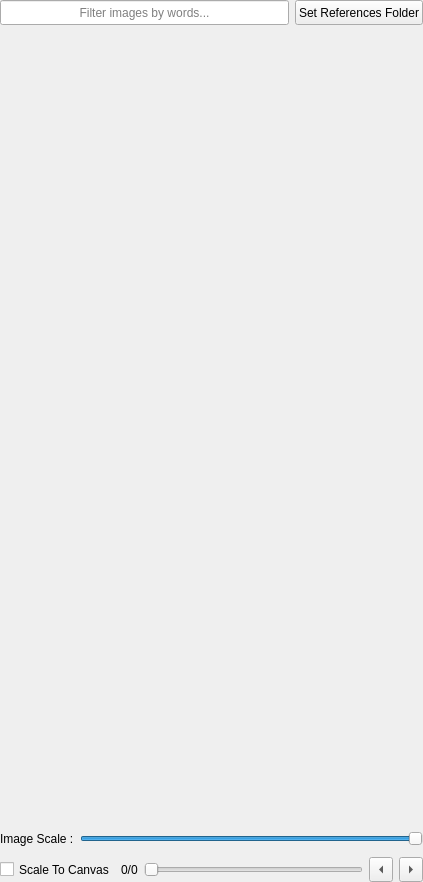
<?xml version="1.0" encoding="UTF-8"?>
<ui version="4.0">
 <class>pykrita_plugin_ui</class>
 <widget class="QWidget" name="photobashWidget">
  <property name="geometry">
   <rect>
    <x>0</x>
    <y>0</y>
    <width>423</width>
    <height>882</height>
   </rect>
  </property>
  <property name="windowTitle">
   <string>Form</string>
  </property>
  <layout class="QVBoxLayout" name="verticalLayout">
   <property name="spacing">
    <number>0</number>
   </property>
   <property name="leftMargin">
    <number>0</number>
   </property>
   <property name="topMargin">
    <number>0</number>
   </property>
   <property name="rightMargin">
    <number>0</number>
   </property>
   <property name="bottomMargin">
    <number>0</number>
   </property>
   <item>
    <widget class="QWidget" name="topWidget" native="true">
     <layout class="QHBoxLayout" name="topLayout">
      <property name="leftMargin">
       <number>0</number>
      </property>
      <property name="topMargin">
       <number>0</number>
      </property>
      <property name="rightMargin">
       <number>0</number>
      </property>
      <property name="bottomMargin">
       <number>3</number>
      </property>
      <item>
       <widget class="QLineEdit" name="filterTextEdit">
        <property name="sizePolicy">
         <sizepolicy hsizetype="Expanding" vsizetype="Fixed">
          <horstretch>0</horstretch>
          <verstretch>0</verstretch>
         </sizepolicy>
        </property>
        <property name="minimumSize">
         <size>
          <width>0</width>
          <height>25</height>
         </size>
        </property>
        <property name="maximumSize">
         <size>
          <width>16777215</width>
          <height>25</height>
         </size>
        </property>
        <property name="alignment">
         <set>Qt::AlignCenter</set>
        </property>
        <property name="placeholderText">
         <string>Filter images by words...</string>
        </property>
       </widget>
      </item>
      <item>
       <widget class="QPushButton" name="changePathButton">
        <property name="sizePolicy">
         <sizepolicy hsizetype="Minimum" vsizetype="Fixed">
          <horstretch>0</horstretch>
          <verstretch>0</verstretch>
         </sizepolicy>
        </property>
        <property name="minimumSize">
         <size>
          <width>0</width>
          <height>25</height>
         </size>
        </property>
        <property name="maximumSize">
         <size>
          <width>16777215</width>
          <height>25</height>
         </size>
        </property>
        <property name="text">
         <string>Set References Folder</string>
        </property>
       </widget>
      </item>
     </layout>
    </widget>
   </item>
   <item>
    <widget class="QWidget" name="imageWidget" native="true">
     <property name="sizePolicy">
      <sizepolicy hsizetype="Expanding" vsizetype="Expanding">
       <horstretch>0</horstretch>
       <verstretch>0</verstretch>
      </sizepolicy>
     </property>
     <property name="minimumSize">
      <size>
       <width>0</width>
       <height>0</height>
      </size>
     </property>
    </widget>
   </item>
   <item>
    <widget class="QWidget" name="middleWidget" native="true">
     <property name="sizePolicy">
      <sizepolicy hsizetype="Expanding" vsizetype="Expanding">
       <horstretch>0</horstretch>
       <verstretch>0</verstretch>
      </sizepolicy>
     </property>
     <layout class="QGridLayout" name="middleLayout">
      <property name="leftMargin">
       <number>0</number>
      </property>
      <property name="topMargin">
       <number>0</number>
      </property>
      <property name="rightMargin">
       <number>0</number>
      </property>
      <property name="bottomMargin">
       <number>0</number>
      </property>
      <property name="spacing">
       <number>0</number>
      </property>
      <item row="0" column="2">
       <widget class="QWidget" name="imagesButtons2" native="true">
        <property name="sizePolicy">
         <sizepolicy hsizetype="Ignored" vsizetype="Ignored">
          <horstretch>0</horstretch>
          <verstretch>0</verstretch>
         </sizepolicy>
        </property>
        <property name="minimumSize">
         <size>
          <width>0</width>
          <height>0</height>
         </size>
        </property>
       </widget>
      </item>
      <item row="0" column="1">
       <widget class="QWidget" name="imagesButtons1" native="true">
        <property name="sizePolicy">
         <sizepolicy hsizetype="Ignored" vsizetype="Ignored">
          <horstretch>0</horstretch>
          <verstretch>0</verstretch>
         </sizepolicy>
        </property>
        <property name="minimumSize">
         <size>
          <width>0</width>
          <height>0</height>
         </size>
        </property>
       </widget>
      </item>
      <item row="0" column="0">
       <widget class="QWidget" name="imagesButtons0" native="true">
        <property name="sizePolicy">
         <sizepolicy hsizetype="Ignored" vsizetype="Ignored">
          <horstretch>0</horstretch>
          <verstretch>0</verstretch>
         </sizepolicy>
        </property>
        <property name="minimumSize">
         <size>
          <width>0</width>
          <height>0</height>
         </size>
        </property>
       </widget>
      </item>
      <item row="1" column="0">
       <widget class="QWidget" name="imagesButtons3" native="true">
        <property name="sizePolicy">
         <sizepolicy hsizetype="Ignored" vsizetype="Ignored">
          <horstretch>0</horstretch>
          <verstretch>0</verstretch>
         </sizepolicy>
        </property>
        <property name="minimumSize">
         <size>
          <width>0</width>
          <height>0</height>
         </size>
        </property>
       </widget>
      </item>
      <item row="2" column="0">
       <widget class="QWidget" name="imagesButtons6" native="true">
        <property name="sizePolicy">
         <sizepolicy hsizetype="Ignored" vsizetype="Ignored">
          <horstretch>0</horstretch>
          <verstretch>0</verstretch>
         </sizepolicy>
        </property>
        <property name="minimumSize">
         <size>
          <width>0</width>
          <height>0</height>
         </size>
        </property>
       </widget>
      </item>
      <item row="1" column="1">
       <widget class="QWidget" name="imagesButtons4" native="true">
        <property name="sizePolicy">
         <sizepolicy hsizetype="Ignored" vsizetype="Ignored">
          <horstretch>0</horstretch>
          <verstretch>0</verstretch>
         </sizepolicy>
        </property>
        <property name="minimumSize">
         <size>
          <width>0</width>
          <height>0</height>
         </size>
        </property>
       </widget>
      </item>
      <item row="1" column="2">
       <widget class="QWidget" name="imagesButtons5" native="true">
        <property name="sizePolicy">
         <sizepolicy hsizetype="Ignored" vsizetype="Ignored">
          <horstretch>0</horstretch>
          <verstretch>0</verstretch>
         </sizepolicy>
        </property>
        <property name="minimumSize">
         <size>
          <width>0</width>
          <height>0</height>
         </size>
        </property>
       </widget>
      </item>
      <item row="2" column="1">
       <widget class="QWidget" name="imagesButtons7" native="true">
        <property name="sizePolicy">
         <sizepolicy hsizetype="Ignored" vsizetype="Ignored">
          <horstretch>0</horstretch>
          <verstretch>0</verstretch>
         </sizepolicy>
        </property>
        <property name="minimumSize">
         <size>
          <width>0</width>
          <height>0</height>
         </size>
        </property>
       </widget>
      </item>
      <item row="2" column="2">
       <widget class="QWidget" name="imagesButtons8" native="true">
        <property name="sizePolicy">
         <sizepolicy hsizetype="Ignored" vsizetype="Ignored">
          <horstretch>0</horstretch>
          <verstretch>0</verstretch>
         </sizepolicy>
        </property>
        <property name="minimumSize">
         <size>
          <width>0</width>
          <height>0</height>
         </size>
        </property>
       </widget>
      </item>
     </layout>
    </widget>
   </item>
   <item>
    <widget class="QWidget" name="bottomWidget" native="true">
     <layout class="QVBoxLayout" name="bottomLayout">
      <property name="leftMargin">
       <number>0</number>
      </property>
      <property name="topMargin">
       <number>3</number>
      </property>
      <property name="rightMargin">
       <number>0</number>
      </property>
      <property name="bottomMargin">
       <number>0</number>
      </property>
      <item>
       <layout class="QHBoxLayout" name="imageScaleLayout">
        <item>
         <widget class="QLabel" name="scaleSliderLabel">
          <property name="sizePolicy">
           <sizepolicy hsizetype="Preferred" vsizetype="Fixed">
            <horstretch>0</horstretch>
            <verstretch>0</verstretch>
           </sizepolicy>
          </property>
          <property name="minimumSize">
           <size>
            <width>0</width>
            <height>25</height>
           </size>
          </property>
          <property name="maximumSize">
           <size>
            <width>16777215</width>
            <height>25</height>
           </size>
          </property>
          <property name="text">
           <string>Image Scale :</string>
          </property>
         </widget>
        </item>
        <item>
         <widget class="QSlider" name="scaleSlider">
          <property name="minimumSize">
           <size>
            <width>0</width>
            <height>25</height>
           </size>
          </property>
          <property name="maximumSize">
           <size>
            <width>16777215</width>
            <height>25</height>
           </size>
          </property>
          <property name="minimum">
           <number>1</number>
          </property>
          <property name="maximum">
           <number>100</number>
          </property>
          <property name="value">
           <number>100</number>
          </property>
          <property name="orientation">
           <enum>Qt::Horizontal</enum>
          </property>
         </widget>
        </item>
       </layout>
      </item>
      <item>
       <layout class="QHBoxLayout" name="paginationAndFitLayout">
        <item>
         <widget class="QCheckBox" name="fitCanvasCheckBox">
          <property name="sizePolicy">
           <sizepolicy hsizetype="Minimum" vsizetype="Fixed">
            <horstretch>0</horstretch>
            <verstretch>0</verstretch>
           </sizepolicy>
          </property>
          <property name="minimumSize">
           <size>
            <width>0</width>
            <height>25</height>
           </size>
          </property>
          <property name="maximumSize">
           <size>
            <width>16777215</width>
            <height>25</height>
           </size>
          </property>
          <property name="layoutDirection">
           <enum>Qt::LeftToRight</enum>
          </property>
          <property name="text">
           <string>Scale To Canvas</string>
          </property>
         </widget>
        </item>
        <item>
         <widget class="QLabel" name="paginationLabel">
          <property name="sizePolicy">
           <sizepolicy hsizetype="Preferred" vsizetype="Fixed">
            <horstretch>0</horstretch>
            <verstretch>0</verstretch>
           </sizepolicy>
          </property>
          <property name="minimumSize">
           <size>
            <width>0</width>
            <height>25</height>
           </size>
          </property>
          <property name="maximumSize">
           <size>
            <width>16777215</width>
            <height>25</height>
           </size>
          </property>
          <property name="text">
           <string>0/0</string>
          </property>
         </widget>
        </item>
        <item>
         <widget class="QSlider" name="paginationSlider">
          <property name="orientation">
           <enum>Qt::Horizontal</enum>
          </property>
         </widget>
        </item>
        <item>
         <widget class="QToolButton" name="previousButton">
          <property name="minimumSize">
           <size>
            <width>0</width>
            <height>25</height>
           </size>
          </property>
          <property name="maximumSize">
           <size>
            <width>16777215</width>
            <height>25</height>
           </size>
          </property>
          <property name="text">
           <string>...</string>
          </property>
          <property name="arrowType">
           <enum>Qt::LeftArrow</enum>
          </property>
         </widget>
        </item>
        <item>
         <widget class="QToolButton" name="nextButton">
          <property name="minimumSize">
           <size>
            <width>0</width>
            <height>25</height>
           </size>
          </property>
          <property name="maximumSize">
           <size>
            <width>16777215</width>
            <height>25</height>
           </size>
          </property>
          <property name="text">
           <string>...</string>
          </property>
          <property name="arrowType">
           <enum>Qt::RightArrow</enum>
          </property>
         </widget>
        </item>
       </layout>
      </item>
     </layout>
    </widget>
   </item>
  </layout>
 </widget>
 <resources/>
 <connections/>
</ui>
